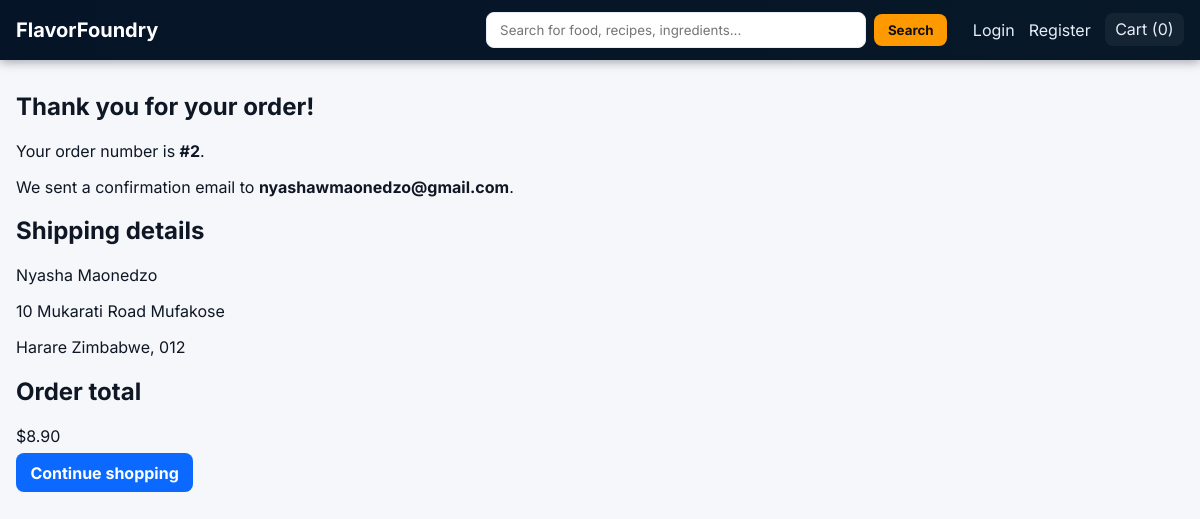
The app's page /order/2/ with its own data.
### recipes/models.py (models this page shows, shortened)
class Order(models.Model):
    user = models.ForeignKey(User, on_delete=models.CASCADE, related_name='orders', null=True, blank=True)
    full_name = models.CharField(max_length=120)
    email = models.EmailField()
    shipping_address = models.CharField(max_length=250)
    city = models.CharField(max_length=100)
    postal_code = models.CharField(max_length=30)
    created_at = models.DateTimeField(auto_now_add=True)
    total_amount = models.DecimalField(max_digits=10, decimal_places=2)
    class Meta:
        ordering = ['-created_at']

### recipes/views.py (the view)
# urls.py: path('order/<int:id>/', views.order_confirmation, name='order_confirmation'),
def order_confirmation(request, id):
    order = get_object_or_404(Order, id=id)
    return render(request, 'order_confirmation.html', {
        'order': order,
        'cart_count': _cart_item_count(request),
    })

### recipes/views.py (called while the page is built)
def _get_cart(request):
    return request.session.setdefault('cart', {})

def _cart_item_count(request):
    return sum(_get_cart(request).values())

### templates/order_confirmation.html
{% extends 'base.html' %}
{% block content %}
<section class="order-summary">
    <h1>Thank you for your order!</h1>
    <p>Your order number is <strong>#{{ order.id }}</strong>.</p>
    <p>We sent a confirmation email to <strong>{{ order.email }}</strong>.</p>
    <h2>Shipping details</h2>
    <p>{{ order.full_name }}</p>
    <p>{{ order.shipping_address }}</p>
    <p>{{ order.city }}, {{ order.postal_code }}</p>
    <h2>Order total</h2>
    <p>${{ order.total_amount }}</p>
    <a class="button" href="{% url 'home' %}">Continue shopping</a>
</section>
{% endblock %}

### static/style.css (style rules this page uses)
:root { --bg:#f5f7fb; --surface:#ffffff; --text:#0f1724; --muted:#64748b; --primary:#ff9900; --cta:#0b69ff; --danger:#ef4444; --success:#10b981; --card-shadow: 0 8px 20px rgba(2,6,23,0.06); }
* { box-sizing:border-box }
html,body { height:100% }
body { margin:0;font-family:Inter,system-ui,-apple-system,Segoe UI,Roboto,Arial;background:var(--bg);color:var(--text);-webkit-font-smoothing:antialiased }
.button { background:var(--cta);color:#fff;padding:.6rem .9rem;border-radius:8px;border:none;cursor:pointer;font-weight:700;text-decoration:none }

### records on screen
Order: id "2", email "nyashawmaonedzo@gmail.com", full_name "Nyasha Maonedzo", shipping_address "10 Mukarati Road Mufakose", city "Harare Zimbabwe", postal_code "012", total_amount "8.90"

### other values on screen
{{ cart_count|default:0 }} "0"
